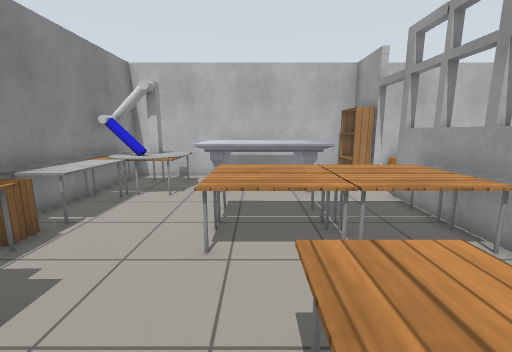
view 1 (above)

18 first-person views from a walk through a Gazebo world. The camera is 1.2 m above the floor, tilts 10° down and sees 90° across. The floor is counted in squares, 0.5 m on a side. Each view is taken from the middle of a square. On the plan, view 1 faces up. The plan holds only what a view shows up to about 17 squares ahead; the rest is blank. The robots in the file are not drawn. Gazebo's built-in surfaces are drawn with simple patterns.

view 2
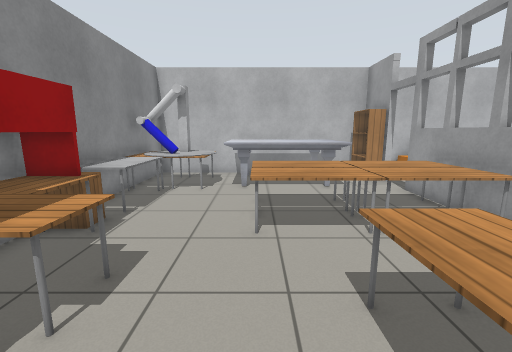

view 3
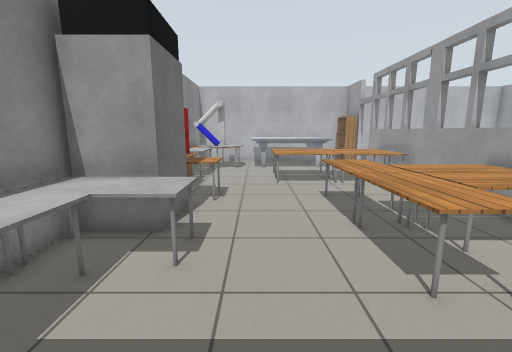

view 4
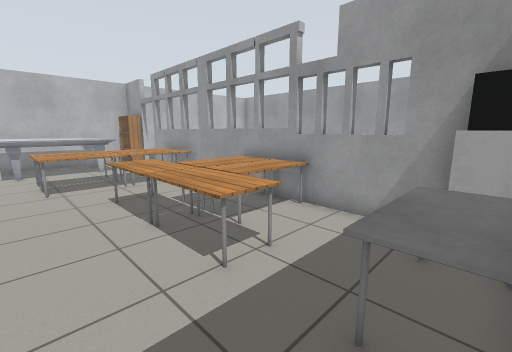

view 5
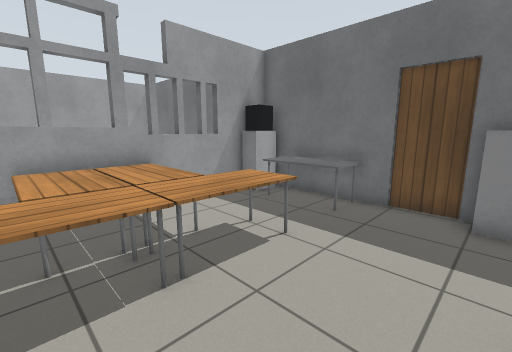

view 6
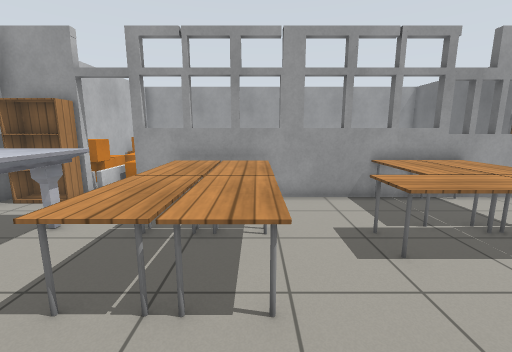

view 7
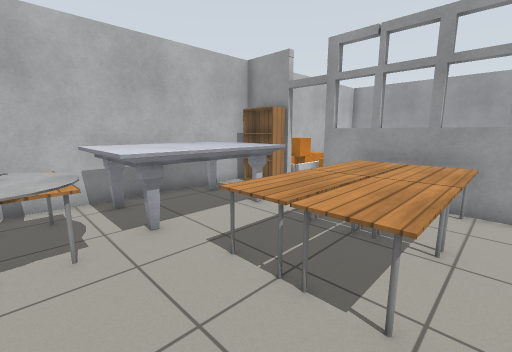

view 8
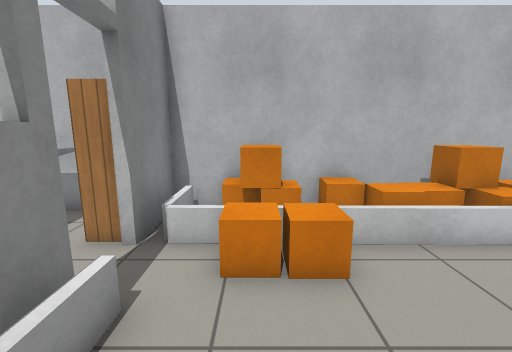

view 9
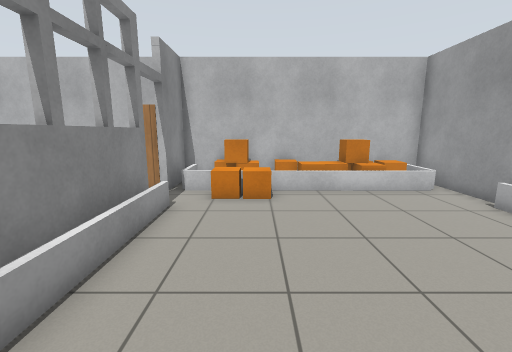

view 10
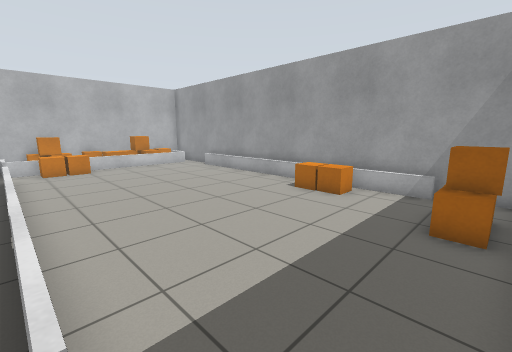

view 11
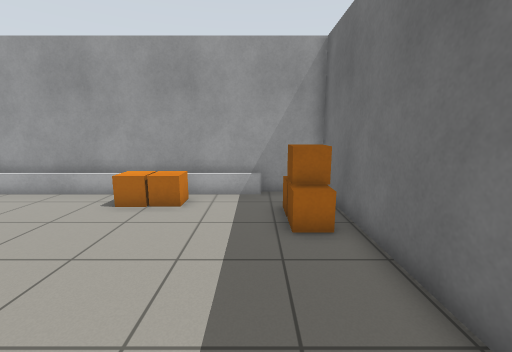

view 12
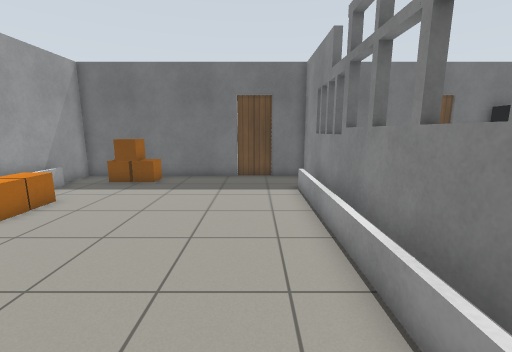

view 13
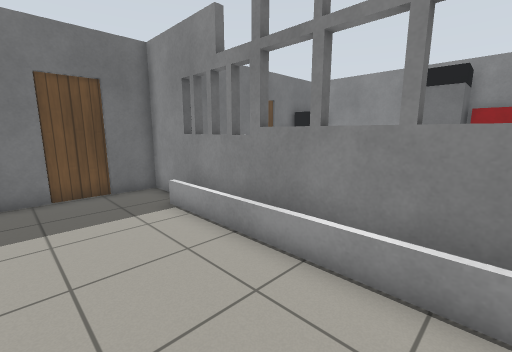

view 14
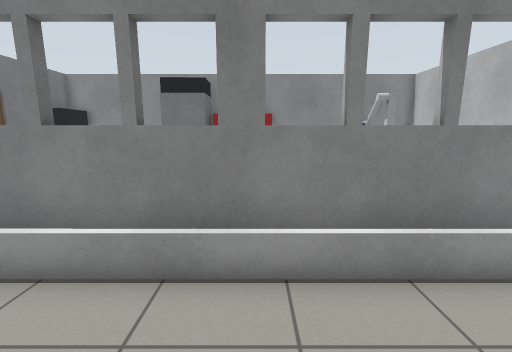

view 15
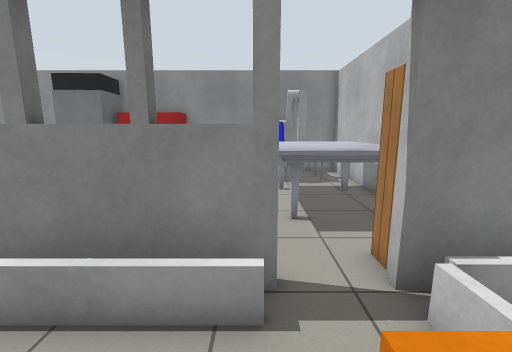

view 16
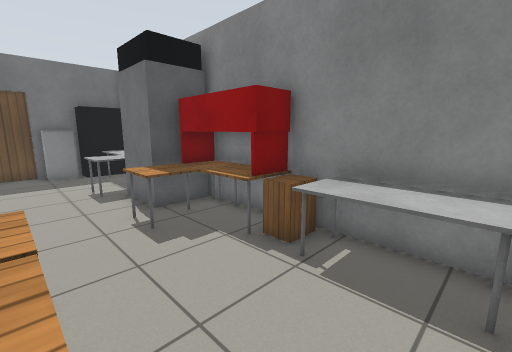

view 17
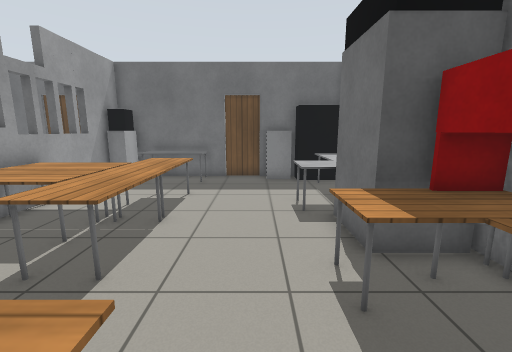

view 18
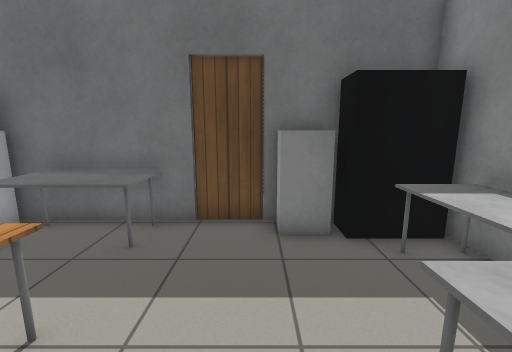

### Floor plan
Key: @ floor where view 1 was taken; # wall or solid block; . floor; D open door; = window, fence, low wall or low ledge; T marble table; B orange box; A table; K bookshelf; F fence; W wooden box; R red box; L black box; G grey box; H white box; E door leaf; O other object.
Columns run from 7 left of view 1 to 17 right of it. Each row starts with its distance up from view 1.
 14 #########################
 13 ##...TTTTTT.#FBBBBBBOOBF#
 12 #AAAATTTTTT.KF.BB.BBBBBF#
 11 #AOOOTTTTTT..FBBBFFFBBFF#
 10 #AOOATTTTTT....BB.......#
  9 #AAO........#F..........#
  8 #AA...AAAAAA#F..........F
  7 #AA...AAAAAA#F..........F
  6 #WW...AAAAAA#F..........F
  5 #WA...AAAAAA#F..........F
  4 #RA.........#F..........F
  3 #RAA........#F..........F
  2 #RRA....AA..#F..........F
  1 #LA.....AAAA#F..........F
  0 #GG....@AAAAAF..........F
 -1 #GG.....AAAA#F........BBF
 -2 #AAA....AAAAAF........BBF
 -3 #AAA....AA..=F..........F
 -4 #AA.........=F..........F
 -5 #AA.........#F..........#
 -6 #AL.....AAA.#.......BBB.#
 -7 #LLHH...AAALL.......BBB.#
 -8    ##DE########ED########

Where each view was taken, in squares from view 1:
view 1: 0 up, 0 right, facing up
view 2: 1 down, 1 left, facing up
view 3: 7 down, 2 left, facing up
view 4: 7 down, 2 left, facing up-right
view 5: 1 up, 3 left, facing down-right
view 6: 5 up, 4 left, facing right
view 7: 4 up, 4 left, facing up-right
view 8: 6 up, 8 right, facing up
view 9: 1 up, 9 right, facing up
view 10: 7 down, 6 right, facing up-right
view 11: 5 down, 7 right, facing right
view 12: 6 up, 8 right, facing down
view 13: 3 up, 10 right, facing down-left
view 14: 4 up, 10 right, facing left
view 15: 9 up, 9 right, facing left
view 16: 9 up, 1 left, facing down-left
view 17: 6 up, 2 left, facing down
view 18: 1 down, 2 left, facing down
